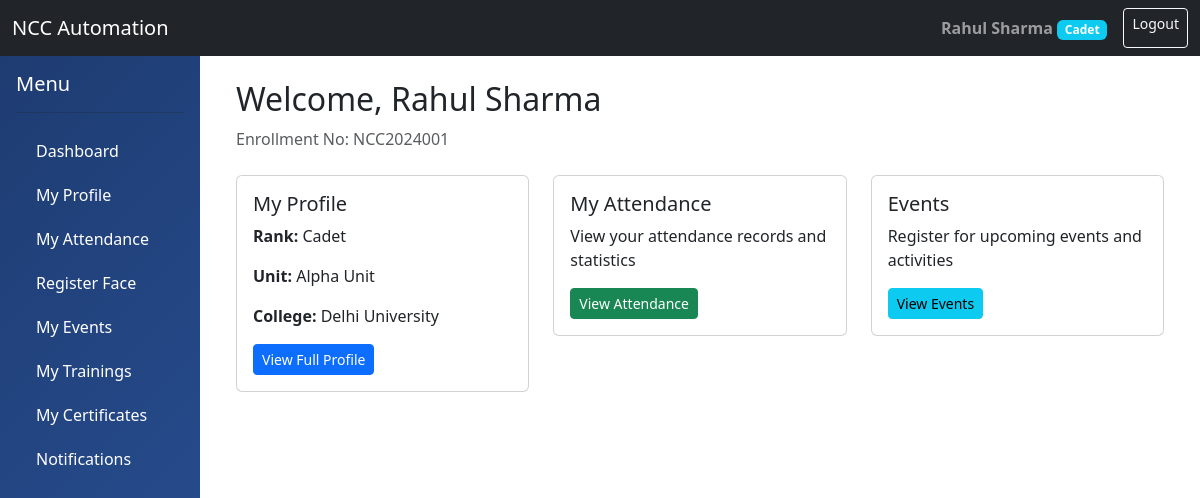
Page /dashboard/cadet/ (signed in) on the committed database.
### accounts/models.py (models this page shows, shortened)
class User(AbstractUser):
    ROLE_CHOICES = (
        ('ADMIN', 'Administrator'),
        ('OFFICER', 'NCC Officer'),
        ('CADET', 'Cadet'),
    )
    role = models.CharField(max_length=10, choices=ROLE_CHOICES, default='CADET')
    phone_number = models.CharField(max_length=15, blank=True, null=True)
    profile_picture = models.ImageField(upload_to='profiles/', blank=True, null=True)
    date_of_birth = models.DateField(blank=True, null=True)
    address = models.TextField(blank=True, null=True)
    created_at = models.DateTimeField(auto_now_add=True)
    updated_at = models.DateTimeField(auto_now=True)
    is_active_member = models.BooleanField(default=True)
    class Meta:
        db_table = 'users'
        permissions = (
            ('can_view_all_cadets', 'Can view all cadets'),
            ('can_manage_unit', 'Can manage unit'),
            ('can_mark_attendance', 'Can mark attendance'),
            ('can_create_events', 'Can create events'),
        )

class Cadet(models.Model):
    RANK_CHOICES = (
        ('CDT', 'Cadet'),
        ('LCPL', 'Lance Corporal'),
        ('CPL', 'Corporal'),
        ('SGT', 'Sergeant'),
        ('SUO', 'Senior Under Officer'),
    )
    user = models.OneToOneField(User, on_delete=models.CASCADE, related_name='cadet_profile')
    rank = models.CharField(max_length=10, choices=RANK_CHOICES, default='CDT')
    unit = models.ForeignKey('units.Unit', on_delete=models.SET_NULL, null=True, related_name='cadets')
    enrollment_number = models.CharField(max_length=50, unique=True)
    enrollment_date = models.DateField()
    college_name = models.CharField(max_length=200)
    course = models.CharField(max_length=100)
    year_of_study = models.IntegerField()
    roll_number = models.CharField(max_length=50)
    parent_name = models.CharField(max_length=200)
    parent_phone = models.CharField(max_length=15)
    parent_email = models.EmailField(blank=True, null=True)
    emergency_contact = models.CharField(max_length=15)
    blood_group = models.CharField(max_length=5, blank=True)
    height = models.DecimalField(max_digits=5, decimal_places=2, blank=True, null=True)
    weight = models.DecimalField(max_digits=5, decimal_places=2, blank=True, null=True)
    assigned_officer = models.ForeignKey(Officer, on_delete=models.SET_NULL, null=True, blank=True, related_name='assigned_cadets')
    class Meta:
        db_table = 'cadets'

### units/models.py (models this page shows, shortened)
class Unit(models.Model):
    WING_CHOICES = (
        ('ARMY', 'Army Wing'),
        ('NAVY', 'Navy Wing'),
        ('AIR', 'Air Wing'),
    )
    name = models.CharField(max_length=200)
    wing = models.CharField(max_length=10, choices=WING_CHOICES)
    unit_code = models.CharField(max_length=50, unique=True)
    location = models.CharField(max_length=200)
    contact_email = models.EmailField()
    contact_phone = models.CharField(max_length=15)
    established_date = models.DateField(blank=True, null=True)
    is_active = models.BooleanField(default=True)
    created_at = models.DateTimeField(auto_now_add=True)
    class Meta:
        db_table = 'units'
        ordering = ['name']

### accounts/views.py (the view)
@login_required
def cadet_dashboard_view(request):
    if request.user.role != 'CADET':
        messages.error(request, 'Access denied.')
        return redirect('dashboard')
    cadet = request.user.cadet_profile
    from attendance.models import Attendance
    from events.models import EventRegistration
    from certificates.models import Certificate
    total_attendance = Attendance.objects.filter(cadet=cadet).count()
    present_count = Attendance.objects.filter(cadet=cadet, status='PRESENT').count()
    attendance_percentage = (present_count / total_attendance * 100) if total_attendance > 0 else 0
    context = {
        'cadet': cadet,
        'attendance_percentage': round(attendance_percentage, 2),
        'total_sessions': total_attendance,
        'present_count': present_count,
        'registered_events': EventRegistration.objects.filter(cadet=cadet).count(),
        'certificates_count': Certificate.objects.filter(cadet=cadet).count(),
    }
    return render(request, 'dashboard/cadet_dashboard.html', context)

### templates/dashboard/cadet_dashboard.html (shortened to what this page needs)
{% extends 'base.html' %}
{% block content %}
<div class="container">
    <h2>Welcome, {{ user.get_full_name }}</h2>
    <p class="text-muted">Enrollment No: {{ cadet.enrollment_number }}</p>
    <div class="row mt-4">
        <div class="col-md-4">
            <div class="card">
                <div class="card-body">
                    <h5>My Profile</h5>
                    <p><strong>Rank:</strong> {{ cadet.get_rank_display }}</p>
                    <p><strong>Unit:</strong> {{ cadet.unit.name }}</p>
                    <p><strong>College:</strong> {{ cadet.college_name }}</p>
                    <a href="{% url 'cadet_detail' cadet.id %}" class="btn btn-primary btn-sm">View Full Profile</a>
                </div>
            </div>
        </div>
        <div class="col-md-4">
            <div class="card">
                <div class="card-body">
                    <h5>My Attendance</h5>
                    <p>View your attendance records and statistics</p>
                    <a href="{% url 'cadet_attendance' %}" class="btn btn-success btn-sm">View Attendance</a>
                </div>
            </div>
        </div>
        <div class="col-md-4">
            <div class="card">
                <div class="card-body">
                    <h5>Events</h5>
                    <p>Register for upcoming events and activities</p>
                    <a href="{% url 'cadet_events' %}" class="btn btn-info btn-sm">View Events</a>
                </div>
            </div>
        </div>
    </div>
</div>
{% endblock %}

### templates/base.html (shortened to what this page needs)
<!DOCTYPE html>
<html lang="en">
<head>
    <link href="https://cdn.jsdelivr.net/npm/bootstrap@5.3.0/dist/css/bootstrap.min.css" rel="stylesheet">
</head>
<body>
    <nav class="navbar navbar-expand-lg navbar-dark bg-dark">
        <div class="container-fluid">
            <a class="navbar-brand" href="{% url 'dashboard' %}">NCC Automation</a>
            <div class="d-flex">
                {% if user.is_authenticated %}
                <span class="navbar-text me-3">
                    <strong>{{ user.get_full_name }}</strong>
                    <span class="badge bg-info">{{ user.get_role_display }}</span>
                </span>
                <a href="{% url 'logout' %}" class="btn btn-outline-light btn-sm">Logout</a>
                {% endif %}
            </div>
        </div>
    </nav>
    <div class="container-fluid">
        <div class="row">
            {% if user.is_authenticated %}
            <div class="col-md-2 sidebar p-0">
                <div class="p-3">
                    <h5 class="text-white">Menu</h5>
                    <hr class="bg-white">
                    <a href="{% url 'dashboard' %}">Dashboard</a>
                    {% if user.role != 'CADET' %}
                        <a href="{% url 'cadet_list' %}">Manage Cadets</a>
                        <a href="{% url 'attendance_session_list' %}">Attendance Sessions</a>
                        <a href="{% url 'face_management' %}">Face Recognition</a>
                        <a href="{% url 'event_list' %}">Manage Events</a>
                        <a href="{% url 'training_list' %}">Manage Trainings</a>
                        <a href="{% url 'certificate_list' %}">Manage Certificates</a>
                        <a href="{% url 'notification_list' %}">Notifications</a>
                    {% else %}
                        <a href="{% url 'cadet_detail' user.cadet_profile.id %}">My Profile</a>
                        <a href="{% url 'cadet_attendance' %}">My Attendance</a>
                        <a href="{% url 'face_register' %}">Register Face</a>
                        <a href="{% url 'cadet_events' %}">My Events</a>
                        <a href="{% url 'cadet_trainings' %}">My Trainings</a>
                        <a href="{% url 'cadet_certificates' %}">My Certificates</a>
                        <a href="{% url 'notification_list' %}">Notifications</a>
                    {% endif %}
                </div>
            </div>
            {% endif %}
            <div class="col-md-10 p-4">
                {% block content %}{% endblock %}
            </div>
        </div>
    </div>
</body>
</html>

### templates/base.html (style rules this page uses)
.sidebar { min-height: 100vh; background: linear-gradient(135deg, #1e3c72 0%, #2a5298 100%); }
.sidebar a { color: white; text-decoration: none; padding: 10px 20px; display: block; transition: all 0.3s; }

### rows in the picture
User: get_full_name "Rahul Sharma", role "Cadet"
Cadet: enrollment_number "NCC2024001", rank "Cadet", unit.name "Alpha Unit", college_name "Delhi University"
